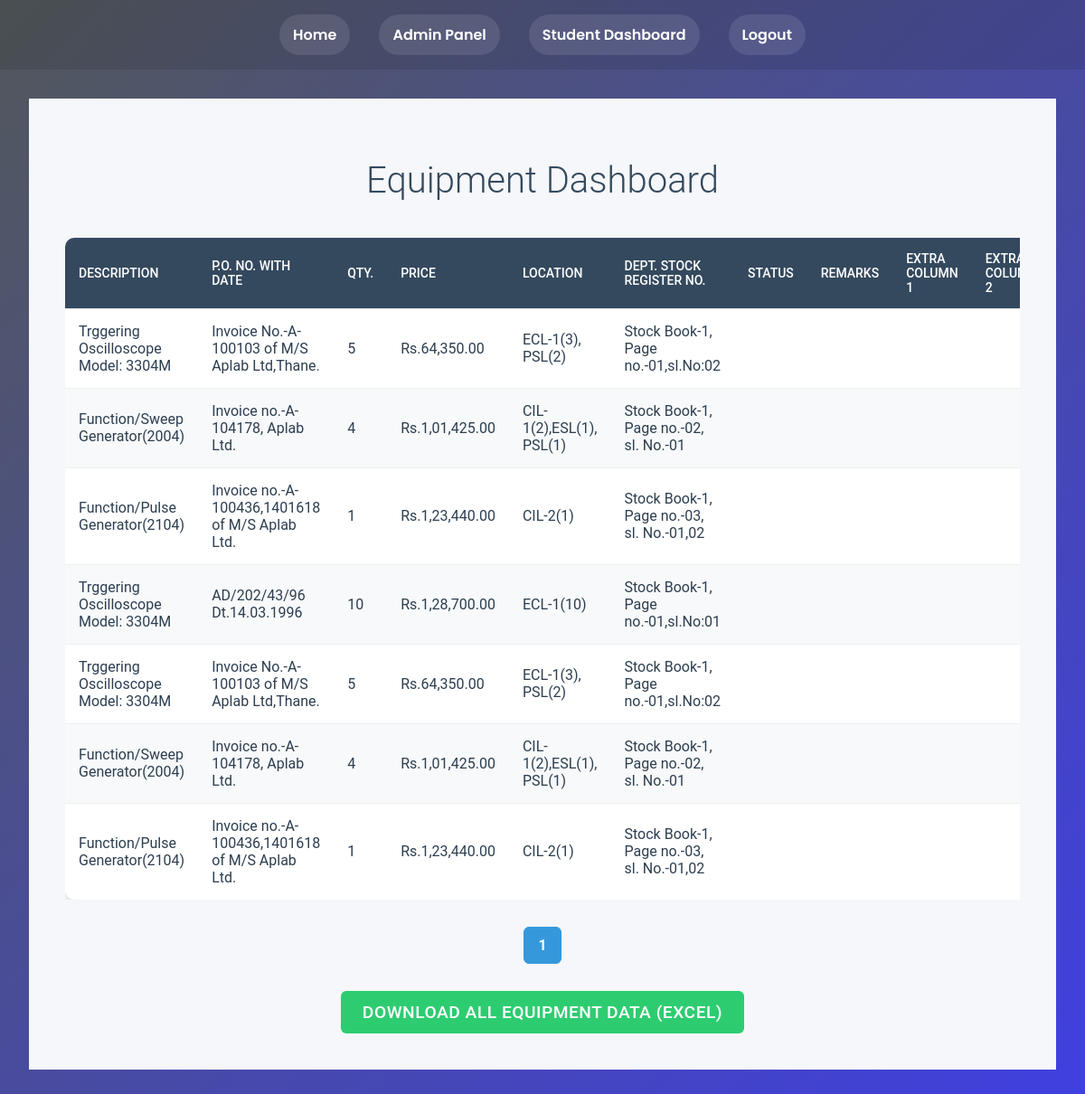
/equipment_dashboard (signed in), run on an earlier commit of the app's database.
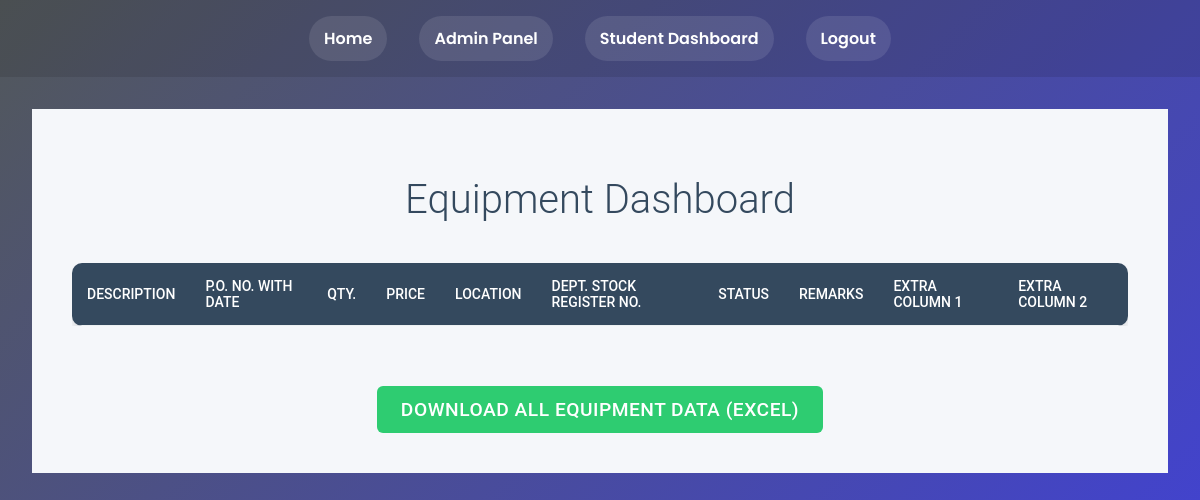
And on a later commit of the database.
### models.py (models this page shows)
class Equipment(db.Model):
    id = db.Column(db.Integer, primary_key=True)
    sl_no = db.Column(db.String(20))
    description = db.Column(db.String(200))
    po_no_date = db.Column(db.String(100))
    quantity = db.Column(db.String(20))
    price = db.Column(db.String(50))
    location = db.Column(db.String(100))
    dept_stock_register_no = db.Column(db.String(50))
    status = db.Column(db.String(50))
    remarks = db.Column(db.String(200))
    extra_column1 = db.Column(db.String(100))
    extra_column2 = db.Column(db.String(100))

### routes.py (the view)
@app.route("/equipment_dashboard")
@login_required
def equipment_dashboard():
    if current_user.role not in ['equipment_admin', 'admin', 'pg_student_admin', 'space_admin', 'student', 'super_admin']:
        flash('Access denied. You must be an Equipment Admin, Admin, PG Student Admin, or Space Admin to view this page.', 'danger')
        return redirect(url_for('home'))
    query = Equipment.query
    page = request.args.get('page', 1, type=int)
    equipment_data = query.paginate(page=page, per_page=10)
    show_filters = current_user.role != 'admin'
    return render_template('equipment_dashboard.html',
                           title='Equipment Dashboard',
                           equipment_data=equipment_data,
                           user_role=current_user.role,
                           show_filters=show_filters)

### models.py (called while the page is built)
@login_manager.user_loader
def load_user(user_id):
    return User.query.get(int(user_id))

### templates/equipment_dashboard.html (shortened to what this page needs)
{% extends "layout.html" %}
{% block content %}
<div class="dashboard">
    <h1>Equipment Dashboard</h1>
    <div style="overflow-x: auto;">
        <table>
            <thead>
                <tr>
                    <th>Description</th>
                    <th>P.O. No. with Date</th>
                    <th>Qty.</th>
                    <th>Price</th>
                    <th>Location</th>
                    <th>Dept. Stock Register No.</th>
                    <th>Status</th>
                    <th>Remarks</th>
                    <th>Extra Column 1</th>
                    <th>Extra Column 2</th>
                </tr>
            </thead>
            <tbody>
                {% for equipment in equipment_data.items %}
                <tr>
                    <td>{{ equipment.description }}</td>
                    <td>{{ equipment.po_no_date }}</td>
                    <td>{{ equipment.quantity }}</td>
                    <td>{{ equipment.price }}</td>
                    <td>{{ equipment.location }}</td>
                    <td>{{ equipment.dept_stock_register_no }}</td>
                    <td>{{ equipment.status }}</td>
                    <td>{{ equipment.remarks }}</td>
                    <td>{{ equipment.extra_column1 }}</td>
                    <td>{{ equipment.extra_column2 }}</td>
                </tr>
                {% endfor %}
            </tbody>
        </table>
    </div>
    <nav aria-label="Page navigation">
        <ul class="pagination">
            {% for page_num in equipment_data.iter_pages(left_edge=1, right_edge=1, left_current=1, right_current=2) %}
                {% if page_num %}
                    {% if equipment_data.page == page_num %}
                        <li class="page-item active">
                            <a class="page-link" href="{{ url_for('equipment_dashboard', page=page_num, search_query=search_query, status_filter=status_filter) }}">{{ page_num }}</a>
                        </li>
                    {% else %}
                        <li class="page-item">
                            <a class="page-link" href="{{ url_for('equipment_dashboard', page=page_num, search_query=search_query, status_filter=status_filter) }}">{{ page_num }}</a>
                        </li>
                    {% endif %}
                {% else %}
                    <li class="page-item disabled">
                        <span class="page-link">...</span>
                    </li>
                {% endif %}
            {% endfor %}
        </ul>
    </nav>
    <div class="action-buttons">
        {% if current_user.role == 'space_admin' or current_user.role == 'admin' or current_user.role == 'pg_student_admin' %}
        <a href="{{ url_for('download_all_equipment_data') }}" class="btn btn-success">Download All Equipment Data (Excel)</a>
        {% elif current_user.role == 'equipment_admin' or current_user.role == 'super_admin'%}
        <a href="{{ url_for('download_filtered_equipment_data', search_query=search_query, status_filter=status_filter) }}" class="btn btn-success">Download Filtered Data (Excel)</a>
        <a href="{{ url_for('equipment_admin_panel') }}" class="btn btn-primary">View Equipment Admin Panel</a>
        {% endif %}
    </div>
</div>
{% endblock content %}

What changed in the data, as far as the page shows it:
removed Equipment: description "Trggering Oscilloscope Model: 3304M", po_no_date "Invoice No.-A-100103 of M/S Aplab Ltd,Thane.", quantity "5", price "Rs.64,350.00", location "ECL-1(3), PSL(2)", dept_stock_register_no "Stock Book-1, Page no.-01,sl.No:02"
removed Equipment: description "Function/Sweep Generator(2004)", po_no_date "Invoice no.-A-104178, Aplab Ltd.", quantity "4", price "Rs.1,01,425.00", location "CIL-1(2),ESL(1), PSL(1)", dept_stock_register_no "Stock Book-1, Page no.-02, sl. No.-01"
removed Equipment: description "Function/Pulse Generator(2104)", po_no_date "Invoice no.-A-100436,1401618 of M/S Aplab Ltd.", quantity "1", price "Rs.1,23,440.00", location "CIL-2(1)", dept_stock_register_no "Stock Book-1, Page no.-03, sl. No.-01,02"
removed Equipment: description "Trggering Oscilloscope Model: 3304M", po_no_date "AD/202/43/96 Dt.14.03.1996", quantity "10", price "Rs.1,28,700.00", location "ECL-1(10)", dept_stock_register_no "Stock Book-1, Page no.-01,sl.No:01"
removed Equipment: description "Trggering Oscilloscope Model: 3304M", po_no_date "Invoice No.-A-100103 of M/S Aplab Ltd,Thane.", quantity "5", price "Rs.64,350.00", location "ECL-1(3), PSL(2)", dept_stock_register_no "Stock Book-1, Page no.-01,sl.No:02"
removed Equipment: description "Function/Sweep Generator(2004)", po_no_date "Invoice no.-A-104178, Aplab Ltd.", quantity "4", price "Rs.1,01,425.00", location "CIL-1(2),ESL(1), PSL(1)", dept_stock_register_no "Stock Book-1, Page no.-02, sl. No.-01"
removed Equipment: description "Function/Pulse Generator(2104)", po_no_date "Invoice no.-A-100436,1401618 of M/S Aplab Ltd.", quantity "1", price "Rs.1,23,440.00", location "CIL-2(1)", dept_stock_register_no "Stock Book-1, Page no.-03, sl. No.-01,02"
Also different on the page:
list line gone: "1"
